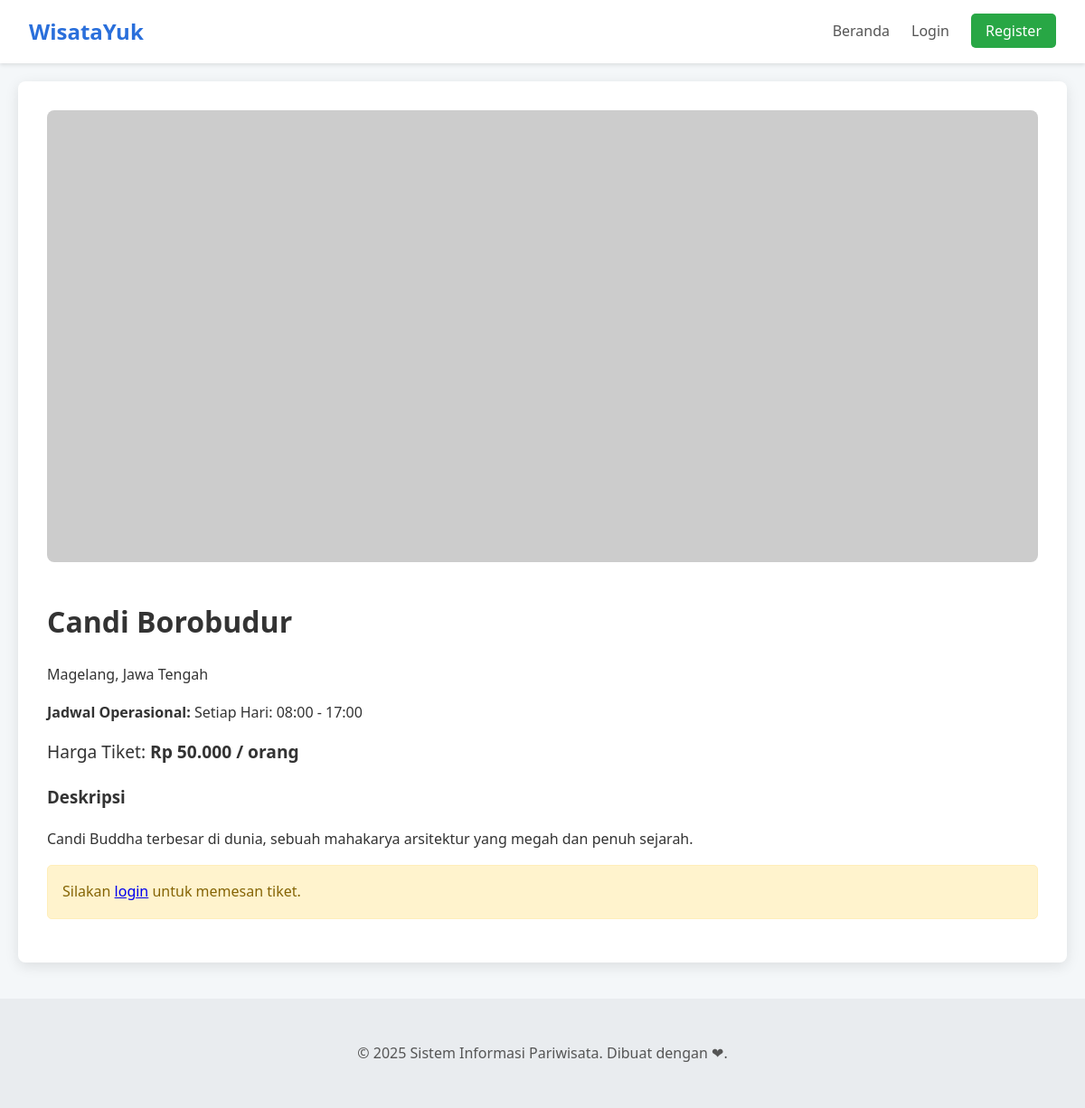
Screenshot of /index.php?page=detail_wisata&id=1 with the database file from the repository.
### tables this page shows
CREATE TABLE `objek_wisata` (
  `id` int(11) NOT NULL,
  `nama_wisata` varchar(100) NOT NULL,
  `deskripsi` text NOT NULL,
  `lokasi` varchar(150) NOT NULL,
  `harga_tiket` decimal(10,2) NOT NULL,
  `gambar_url` varchar(255) DEFAULT 'https://placehold.co/600x400/e2e8f0/e2e8f0?text=Gambar',
  `kuota_harian` int(11) DEFAULT NULL COMMENT 'Kuota tiket per hari, NULL berarti tidak terbatas',
  `jadwal_operasional` text DEFAULT NULL COMMENT 'Menyimpan jadwal dalam format JSON'
);

### pages/detail-wisata.php (the view, shortened to what this page needs)
<?php
$id = $_GET['id'];
$stmt = $conn->prepare("SELECT * FROM objek_wisata WHERE id = ?");
$stmt->bind_param("i", $id);
$stmt->execute();
$result = $stmt->get_result();
if ($result->num_rows > 0) {
    $wisata = $result->fetch_assoc();
} else {
    echo "Objek wisata tidak ditemukan.";
    exit;
}
?>
<div class="detail-container">
    <img src="<?= htmlspecialchars($wisata['gambar_url']) ?>" alt="Gambar <?= htmlspecialchars($wisata['nama_wisata']) ?>" class="detail-img" onerror="this.onerror=null;this.src='https://placehold.co/800x500/e2e8f0/e2e8f0?text=Error';">
    <div class="detail-info">
        <h1><?= htmlspecialchars($wisata['nama_wisata']) ?></h1>
        <p class="location"><?= htmlspecialchars($wisata['lokasi']) ?></p>
        <?php
        if (!empty($wisata['jadwal_operasional'])) {
            $jadwal = json_decode($wisata['jadwal_operasional'], true);
            if(is_array($jadwal)) {
                $hari_map = [
                    'setiap_hari' => 'Setiap Hari',
                    'senin_jumat' => 'Senin - Jumat',
                    'sabtu_minggu' => 'Sabtu - Minggu'
                ];
                $hari_teks = $hari_map[$jadwal['days']] ?? '';
                echo "<p><strong>Jadwal Operasional:</strong> " . htmlspecialchars($hari_teks . ': ' . $jadwal['open'] . ' - ' . $jadwal['close']) . "</p>";
            } else {
                echo "<p><strong>Jadwal Operasional:</strong> " . htmlspecialchars($wisata['jadwal_operasional']) . "</p>";
            }
        }
        ?>
        <p class="price-detail">Harga Tiket: <strong>Rp <?= number_format($wisata['harga_tiket'], 0, ',', '.') ?> / orang</strong></p>
        <h3>Deskripsi</h3>
        <p><?= nl2br(htmlspecialchars($wisata['deskripsi'])) ?></p>
        <?php if(isset($_SESSION['user_id'])): ?>
            <a href="index.php?page=pesan_tiket&id=<?= $wisata['id'] ?>" class="btn btn-primary">Pesan Tiket Sekarang</a>
        <?php else: ?>
            <p class="notice">Silakan <a href="index.php?page=login">login</a> untuk memesan tiket.</p>
        <?php endif; ?>
    </div>
</div>

### style.css (style rules this page uses)
body { font-family: 'Segoe UI', Tahoma, Geneva, Verdana, sans-serif; margin: 0; background-color: #f4f7f9; color: #333; line-height: 1.6; }
.detail-container { background: #fff; padding: 2rem; border-radius: 8px; box-shadow: 0 4px 15px rgba(0,0,0,0.1); }
.detail-img { width: 100%; height: auto; max-height: 500px; object-fit: cover; border-radius: 8px; margin-bottom: 2rem; }
.detail-info h1 { margin-top: 0; }
.price-detail { font-size: 1.2rem; margin: 1rem 0; }
.notice { background-color: #fff3cd; color: #856404; padding: 1rem; border-radius: 5px; border: 1px solid #ffeeba; }

### rows the page displays
objek_wisata: nama_wisata "Candi Borobudur", lokasi "Magelang, Jawa Tengah", jadwal_operasional "Setiap Hari: 08:00 - 17:00", harga_tiket "50.000", deskripsi "Candi Buddha terbesar di dunia, sebuah mahakarya arsitektur yang megah dan penuh sejarah."
